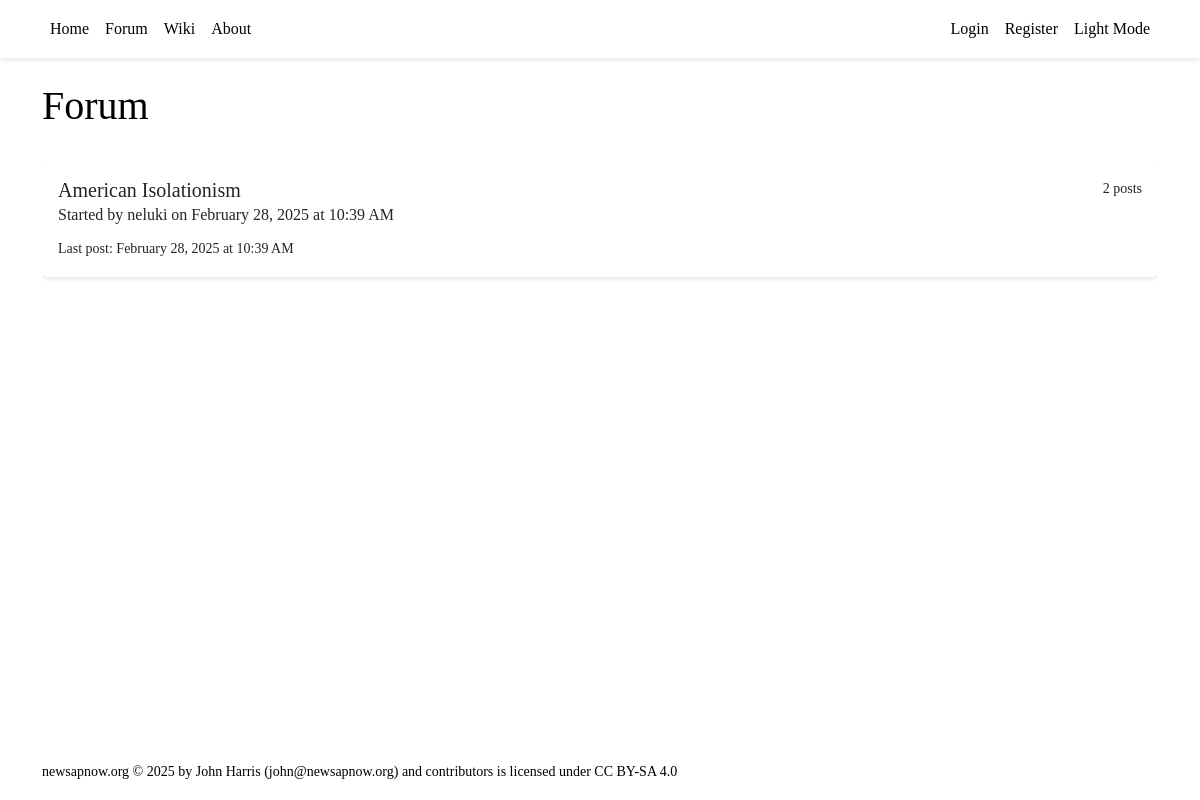
The app's page /forum/ with its own data.
### tables this page shows
CREATE TABLE threads (
        id INTEGER PRIMARY KEY AUTOINCREMENT,
        title TEXT NOT NULL CHECK(length(title) <= 132),
        created_by INTEGER NOT NULL,
        group_id INTEGER,
        category_id INTEGER,
        is_wiki BOOLEAN DEFAULT 0,
        wiki_page_id INTEGER,
        created_at TIMESTAMP DEFAULT CURRENT_TIMESTAMP,
        updated_at TIMESTAMP DEFAULT CURRENT_TIMESTAMP,
        last_seen_at TIMESTAMP DEFAULT CURRENT_TIMESTAMP,
        FOREIGN KEY (created_by) REFERENCES users(id),
        FOREIGN KEY (group_id) REFERENCES groups(id),
        FOREIGN KEY (category_id) REFERENCES group_categories(id),
        FOREIGN KEY (wiki_page_id) REFERENCES wiki_pages(id)
    );

### backend/forum.py (the view, shortened to what this page needs)
@forum_blueprint.route("/")
def view_threads():
    user_id = session.get('user_id')
    page = request.args.get('page', 1, type=int)
    offset = (page - 1) * Config.THREADS_PER_PAGE
    filter_group = request.args.get('group_id', type=int)
    filter_category = request.args.get('category_id', type=int)
    is_wiki = request.args.get('is_wiki', '0') == '1'
    if 'group_id' in request.args:
        if filter_group is not None:
            session['filter_group'] = filter_group
        else:
            if 'filter_group' in session:
                session.pop('filter_group')
    elif 'filter_group' in session:
        filter_group = session.get('filter_group')
    if 'category_id' in request.args:
        if filter_category is not None:
            session['filter_category'] = filter_category
        else:
            if 'filter_category' in session:
                session.pop('filter_category')
    elif 'filter_category' in session:
        filter_category = session.get('filter_category')
    with get_db() as conn:
        cursor = conn.cursor()
        cursor.execute("""
            SELECT id, grouptext FROM groups ORDER BY grouptext
        """)
        all_groups = cursor.fetchall()
        categories = []
        query_parts = []
        query_params = []
        base_query = """
            SELECT DISTINCT
                t.*, u.username,
                g.grouptext as group_name,
                gc.category as category_name,
                COUNT(p.id) as post_count,
                MAX(p.created_at) as last_post_at
            FROM threads t
            JOIN users u ON t.created_by = u.id
            LEFT JOIN groups g ON t.group_id = g.id
            LEFT JOIN group_categories gc ON t.category_id = gc.id
            LEFT JOIN thread_users tu ON t.id = tu.thread_id
            LEFT JOIN posts p ON t.id = p.thread_id
            WHERE t.is_wiki = ?
        """
        query_params.append(1 if is_wiki else 0)
        if filter_group:
            query_parts.append("t.group_id = ?")
            query_params.append(filter_group)
        if filter_category:
            query_parts.append("t.category_id = ?")
            query_params.append(filter_category)
        if user_id:
            cursor.execute("""
                SELECT group_id
                FROM user_groups
                WHERE user_id = ? AND filter_on = 1
            """, (user_id,))
            filtered_groups = [row['group_id'] for row in cursor.fetchall()]
            if filtered_groups:
                filtered_groups_str = ','.join('?' for _ in filtered_groups)
                query_parts.append(f"(t.group_id IS NULL OR t.group_id IN ({filtered_groups_str}))")
                query_params.extend(filtered_groups)
            query_parts.append("""(
                tu.thread_id IS NULL
                OR tu.user_id = ?
                OR t.created_by = ?
            )""")
            query_params.extend([user_id, user_id])
        else:
            query_parts.append("tu.thread_id IS NULL")
        where_clause = " AND ".join(query_parts) if query_parts else ""
        if where_clause:
            base_query += " AND " + where_clause
        final_query = base_query + """
            GROUP BY t.id
            ORDER BY last_post_at DESC
            LIMIT ? OFFSET ?
        """
        query_params.extend([Config.THREADS_PER_PAGE, offset])
        cursor.execute(final_query, query_params)
        threads = cursor.fetchall()
    return render_template("forum/thread_list.html",
                          threads=threads,
                          page=page,
                          groups=all_groups,
                          categories=categories,
                          selected_group=filter_group,
                          selected_category=filter_category,
                          is_wiki=is_wiki,
                          Config=Config)

### backend/database.py (called while the page is built)
@contextmanager
def get_db() -> Generator[sqlite3.Connection, None, None]:
    conn = sqlite3.connect(Config.SQLITE_DB_PATH)
    conn.row_factory = sqlite3.Row
    try:
        yield conn
    finally:
        conn.commit()
        conn.close()

### backend/server.py (called while the page is built)
@app.template_filter('datetime')
def format_datetime(value):
    if isinstance(value, str):
        try:
            value = datetime.strptime(value, '%Y-%m-%d %H:%M:%S')
        except ValueError:
            return value
    return value.strftime('%B %d, %Y at %I:%M %p')

### frontend/templates/forum/thread_list.html (shortened to what this page needs)
{% extends "base.html" %}
{% block content %}
    <div class="d-flex justify-content-between align-items-center mb-4">
        <h1>Forum</h1>
    </div>
    <div class="thread-list" tabindex="0">
        {% for thread in threads %}
            <div class="thread-item card mb-3" data-thread-id="{{ thread.id }}">
                <div class="card-body">
                    <div class="d-flex justify-content-between align-items-start">
                        <h5 class="card-title mb-1">
                            <a href="{{ url_for('forum.view_thread', thread_id=thread.id) }}" class="text-decoration-none">
                                {{ thread.title }}
                            </a>
                        </h5>
                        <small class="text-muted">{{ thread.post_count }} posts</small>
                    </div>
                    <p class="card-subtitle mb-2 text-muted">
                        Started by {{ thread.username }} on {{ thread.created_at | datetime }}
                    </p>
                    {% if thread.last_post_at != thread.created_at %}
                        <small class="text-muted">
                            Last post: {{ thread.last_post_at | datetime }}
                        </small>
                    {% endif %}
                </div>
            </div>
        {% else %}
            <div class="alert alert-info">No threads yet.</div>
        {% endfor %}
    </div>
{% endblock %}

### frontend/static/styles.css (style rules this page uses)
body { font-family: var(--font-family-sans); line-height: 1.6; color: var(--standard-text); background-color: var(--page-bg); }
.card { border: none; background-color: var(--card-bg); box-shadow: 0 2px 4px rgba(0,0,0,0.1); }
.card-title { color: var(--prominent-text); }
.card-body { background-color: var(--card-bg); color: var(--standard-text); }
.thread-list { max-height: 80vh; overflow-y: auto; }
.thread-item { transition: all 0.2s ease; background-color: var(--card-bg); border-left: 3px solid var(--element-bg); }
html { height: 100%; position: relative; }
body { min-height: 100%; display: flex; flex-direction: column; }
a { color: var(--highlight-text); text-decoration: none; }
.text-muted { color: var(--subtle-text) !important; }

### records on screen
threads: title "American Isolationism", post_count "2", username "neluki", created_at "February 28, 2025 at 10:39 AM", last_post_at "February 28, 2025 at 10:39 AM"
